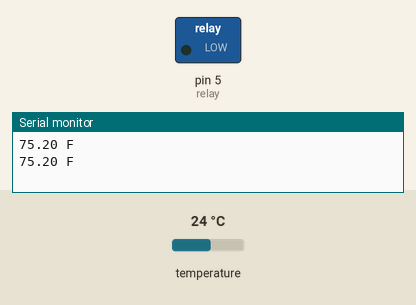
Simulated run of this sketch. Board: Arduino Uno, built with avr-gcc and run on an emulated ATmega328P. On the bench: switched loads named in the sketch (green lamp = pin HIGH), the last lines printed to the serial monitor. Inputs (shaded band) come from the test bench; at power-on: temperature 24 °C.

Above: at 12.3 s.
12.4 s: temperature set to 24.8 °C
At 22.9 s:
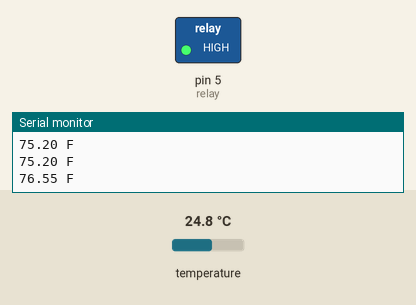
23.8 s: temperature set to 23.2 °C
At 33.4 s:
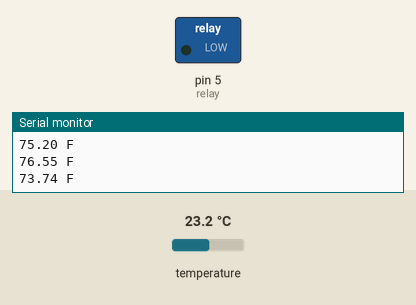
34.5 s: temperature set to 28 °C
At 45.1 s:
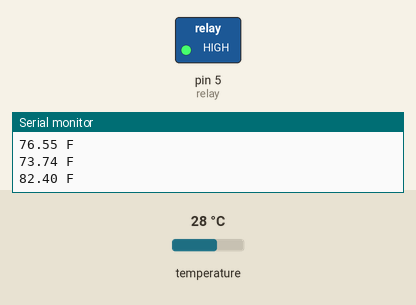
Timing chart, 0 to 46.6 s (numbered marks = the images above; inputs shaded):
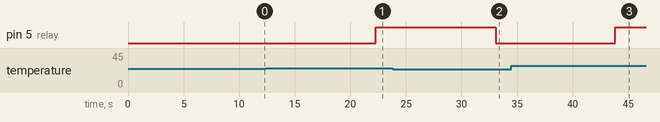

The sketch:

temp_v5_8266_ac.ino
```cpp
#include <OneWire.h>
#include <DallasTemperature.h>

// GPIO where the DS18B20 is connected to
const int oneWireBus = 4;

// Setup a oneWire instance to communicate with any OneWire devices
OneWire oneWire(oneWireBus);

// Pass our oneWire reference to Dallas Temperature sensor
DallasTemperature sensors(&oneWire);

// Relay setup on D1
int relay = 5;
boolean relay_status = false;

void setup() {
  // Start the Serial Monitor
  Serial.begin(115200);
  // Start the DS18B20 sensor
  sensors.begin();
  // Init relay
  pinMode(relay, OUTPUT);
}

void loop() {
  sensors.requestTemperatures();
  //float temperatureC = sensors.getTempCByIndex(0);
  float tempF = sensors.getTempFByIndex(0);
  //Serial.print(temperatureC);
  //Serial.println(" C");
  Serial.print(tempF);
  Serial.println(" F");

  // Temp control logic
  if (tempF >= 75.5) {
    digitalWrite(relay, HIGH);
    relay_status = true;
  }
  else if (tempF >= 75 && tempF < 75.5 && relay_status == true) {
    digitalWrite(relay, HIGH);
  }
  else {
    digitalWrite(relay, LOW);
    relay_status = false;
  }

  delay(10000);
}
```

Measured:
- the behaviour switches between 24.1 and 24.2 °C on temperature (found by bisection; images 0 and 1)
- the behaviour switches between 24 and 23.9 °C on temperature (found by bisection; images 1 and 2)
- after the input at 12.4 s, pin 5 (relay): LOW → HIGH after 9.9 s
- after the input at 23.8 s, pin 5 (relay): HIGH → LOW after 9.3 s
- after the input at 34.5 s, pin 5 (relay): LOW → HIGH after 9.3 s
